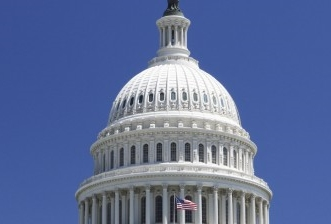
%> input picture capitol.jpg, 331 x 224 px
$ octave main.m   (GNU Octave 9; MATLAB toolbox functions it lacks are replaced by stand-ins)
%> lines starting %> are read from the running program, lines starting %| are printed output that depends on the picture
close all,clear all,clc
%% Define FullWell and sensor Resolution
fw = 50;
bit_level = 8;
%% Load input image and allocate output image
im = double((imread('capitol.jpg')));
[h,w,dim] = size(im);
%> h = 224; w = 331; dim = 3
noisy_image = im;
for u = 1:h
    for v = round(w/2):w
        for d = 1:dim
            photo_electrons_number= graylevel2photoelectrons(im(u,v,d),fw,bit_level );
            new_photo_electrons_number=custome_poissrnd(photo_electrons_number);
            noisy_image(u,v,d) = photoelectrons2graylevel(new_photo_electrons_number,fw,bit_level);
        end
    end
end
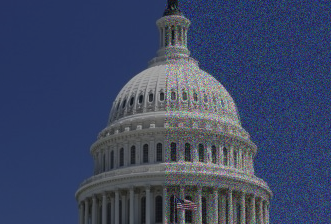
%> noisy_image: size 224x331x3 double; mean R, G, B 92.7, 109.5, 154.2; drawn with min black and max white
%% Plot Noise montage
figure; imshow(uint8(noisy_image)); colormap gray; axis equal
%> after `imshow(uint8(noisy_image))`:
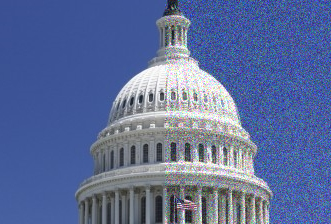
%> displayed picture: size 224x331x3, on the screen's scale of 0 to 255; mean R, G, B 92.4, 109.2, 153.9
title('Left - clean image ; Right - Noisy Image')
